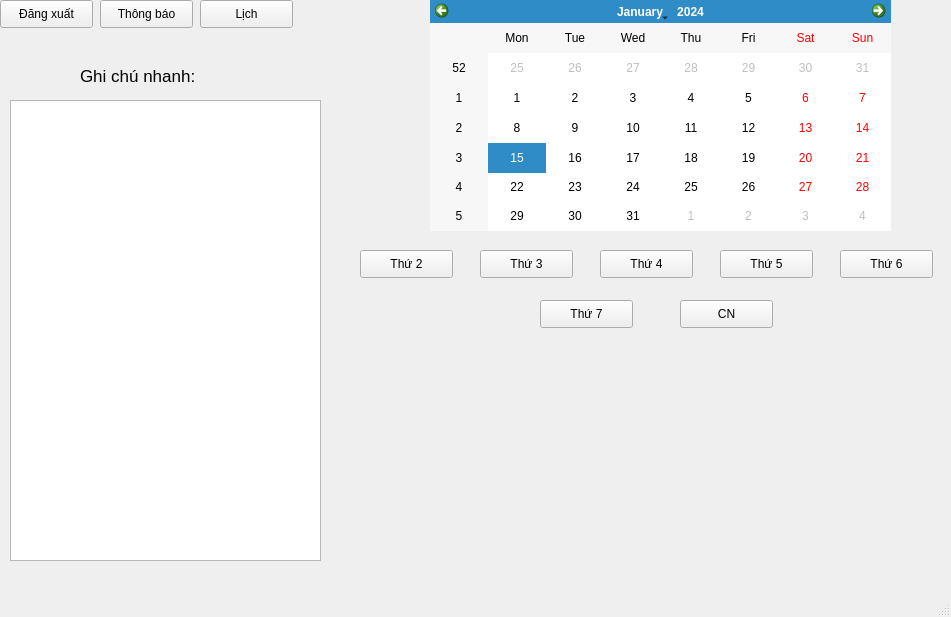
<?xml version="1.0" encoding="UTF-8"?>
<ui version="4.0">
 <class>mainWindow</class>
 <widget class="QMainWindow" name="mainWindow">
  <property name="geometry">
   <rect>
    <x>0</x>
    <y>0</y>
    <width>951</width>
    <height>617</height>
   </rect>
  </property>
  <property name="windowTitle">
   <string>MainWindow</string>
  </property>
  <widget class="QWidget" name="centralwidget">
   <widget class="QCalendarWidget" name="calendarWidget">
    <property name="geometry">
     <rect>
      <x>430</x>
      <y>0</y>
      <width>461</width>
      <height>231</height>
     </rect>
    </property>
   </widget>
   <widget class="QPushButton" name="thongbao">
    <property name="geometry">
     <rect>
      <x>100</x>
      <y>0</y>
      <width>93</width>
      <height>28</height>
     </rect>
    </property>
    <property name="text">
     <string>Thông báo</string>
    </property>
   </widget>
   <widget class="QPushButton" name="lich">
    <property name="geometry">
     <rect>
      <x>200</x>
      <y>0</y>
      <width>93</width>
      <height>28</height>
     </rect>
    </property>
    <property name="text">
     <string>Lịch</string>
    </property>
   </widget>
   <widget class="QPushButton" name="ql">
    <property name="geometry">
     <rect>
      <x>0</x>
      <y>0</y>
      <width>93</width>
      <height>28</height>
     </rect>
    </property>
    <property name="text">
     <string>Đăng xuất</string>
    </property>
   </widget>
   <widget class="QPushButton" name="t2">
    <property name="geometry">
     <rect>
      <x>360</x>
      <y>250</y>
      <width>93</width>
      <height>28</height>
     </rect>
    </property>
    <property name="text">
     <string>Thứ 2</string>
    </property>
   </widget>
   <widget class="QPushButton" name="t3">
    <property name="geometry">
     <rect>
      <x>480</x>
      <y>250</y>
      <width>93</width>
      <height>28</height>
     </rect>
    </property>
    <property name="text">
     <string>Thứ 3</string>
    </property>
   </widget>
   <widget class="QPushButton" name="t4">
    <property name="geometry">
     <rect>
      <x>600</x>
      <y>250</y>
      <width>93</width>
      <height>28</height>
     </rect>
    </property>
    <property name="text">
     <string>Thứ 4</string>
    </property>
   </widget>
   <widget class="QPushButton" name="t5">
    <property name="geometry">
     <rect>
      <x>720</x>
      <y>250</y>
      <width>93</width>
      <height>28</height>
     </rect>
    </property>
    <property name="text">
     <string>Thứ 5</string>
    </property>
   </widget>
   <widget class="QPushButton" name="t6">
    <property name="geometry">
     <rect>
      <x>840</x>
      <y>250</y>
      <width>93</width>
      <height>28</height>
     </rect>
    </property>
    <property name="text">
     <string>Thứ 6</string>
    </property>
   </widget>
   <widget class="QPushButton" name="t7">
    <property name="geometry">
     <rect>
      <x>540</x>
      <y>300</y>
      <width>93</width>
      <height>28</height>
     </rect>
    </property>
    <property name="text">
     <string>Thứ 7</string>
    </property>
   </widget>
   <widget class="QPushButton" name="cn">
    <property name="geometry">
     <rect>
      <x>680</x>
      <y>300</y>
      <width>93</width>
      <height>28</height>
     </rect>
    </property>
    <property name="text">
     <string>CN</string>
    </property>
   </widget>
   <widget class="QLabel" name="label_6">
    <property name="geometry">
     <rect>
      <x>80</x>
      <y>60</y>
      <width>171</width>
      <height>31</height>
     </rect>
    </property>
    <property name="font">
     <font>
      <pointsize>13</pointsize>
     </font>
    </property>
    <property name="text">
     <string>Ghi chú nhanh:</string>
    </property>
   </widget>
   <widget class="QTextEdit" name="textEdit">
    <property name="geometry">
     <rect>
      <x>10</x>
      <y>100</y>
      <width>311</width>
      <height>461</height>
     </rect>
    </property>
   </widget>
  </widget>
  <widget class="QMenuBar" name="menubar">
   <property name="geometry">
    <rect>
     <x>0</x>
     <y>0</y>
     <width>951</width>
     <height>26</height>
    </rect>
   </property>
  </widget>
  <widget class="QStatusBar" name="statusbar"/>
 </widget>
 <resources/>
 <connections/>
</ui>
